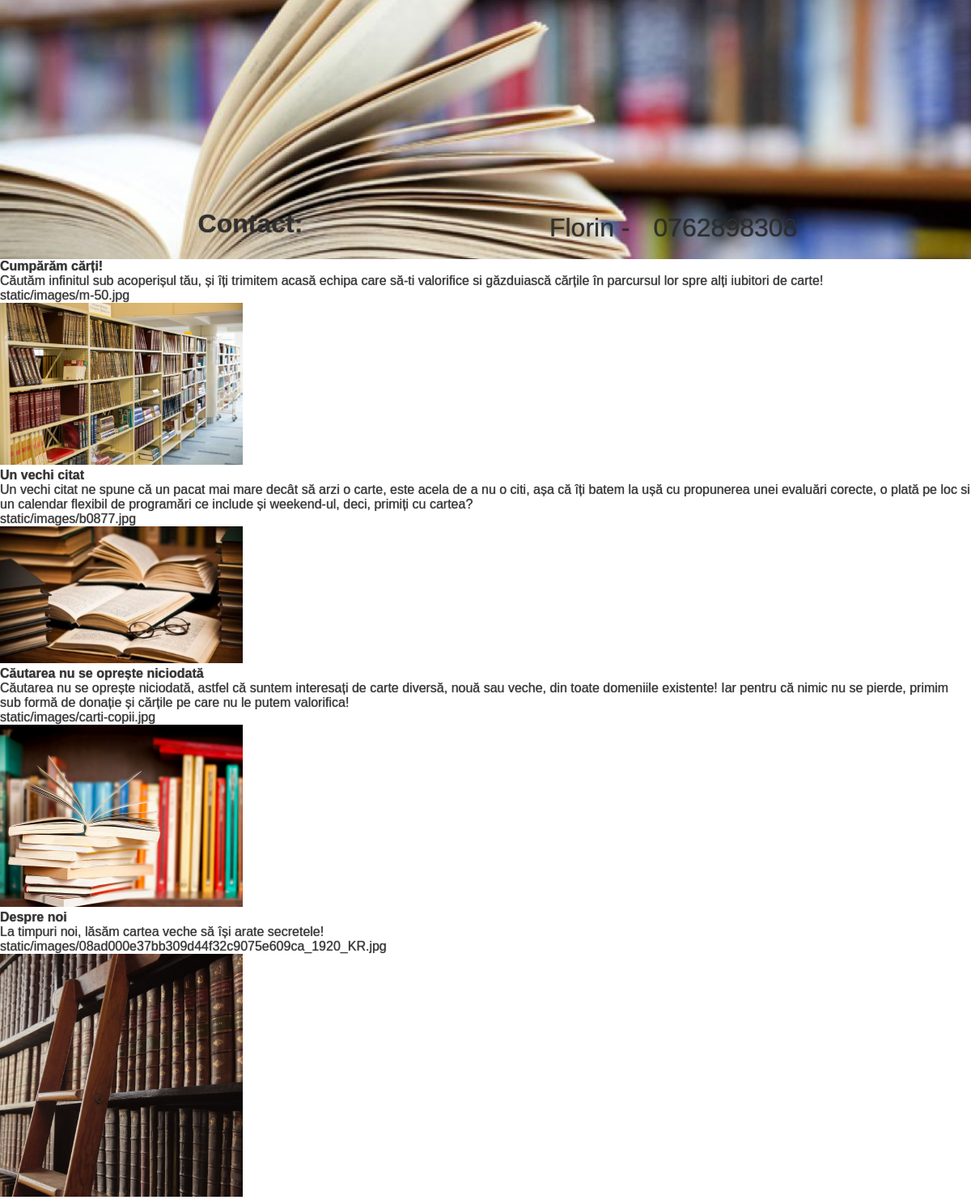
Before: / with the older database file.
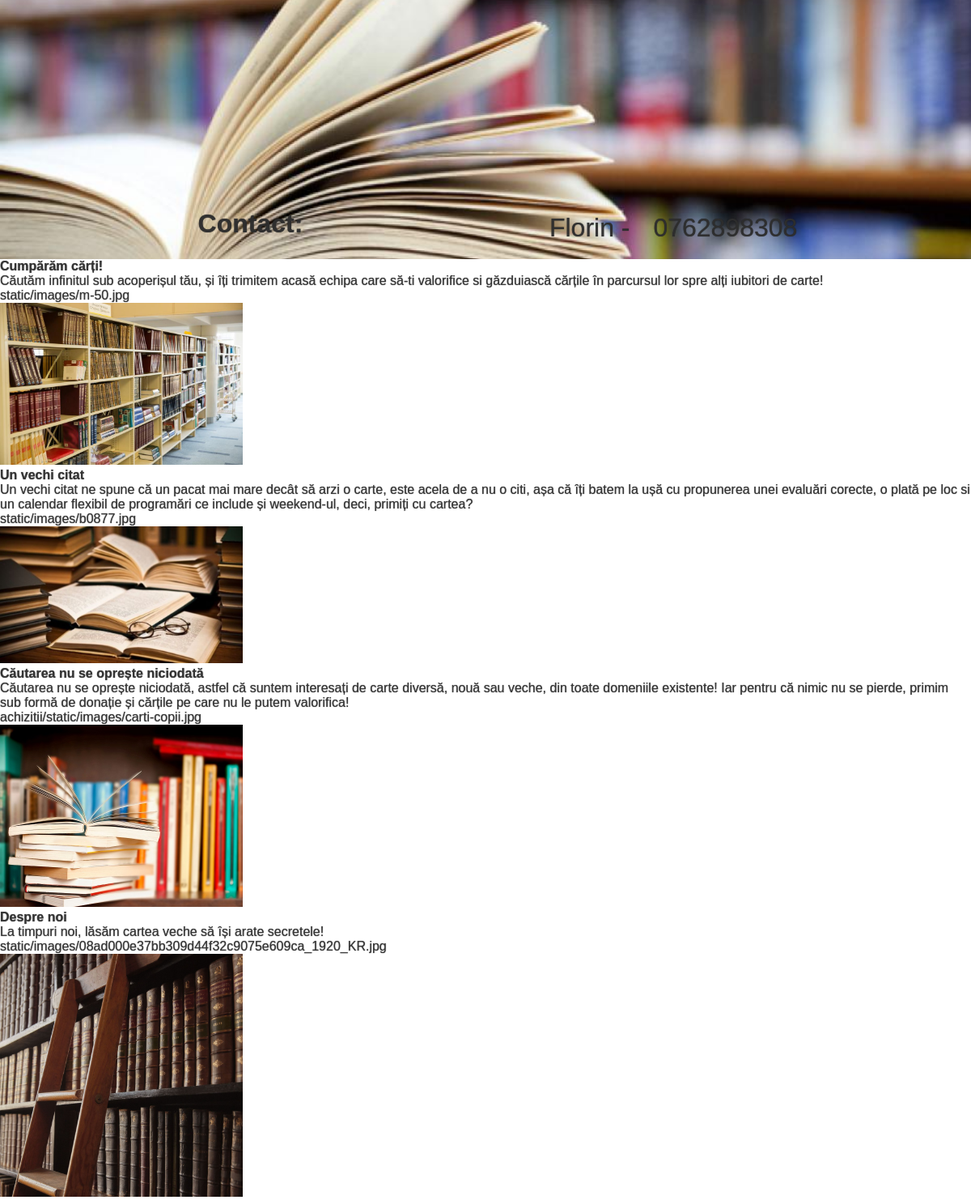
After: the same page with the newer database file.
### achizitii/models.py (models this page shows, shortened)
class Contact(models.Model):
    nume = models.CharField(max_length=50)
    tel = models.CharField(max_length=50)
    email = models.EmailField(None)
    slug = models.SlugField(unique=True)
    class Meta:
        db_table = ''
        managed = True
        verbose_name = 'Contact'
        verbose_name_plural = 'Contacte'

class Paragraf(models.Model):
    titlu = models.CharField(max_length=150)
    paragraf = models.TextField()
    slug = models.SlugField(unique=True)
    poza = models.ImageField(upload_to='achizitii/static/images', null=True)
    class Meta:
        db_table = ''
        managed = True
        verbose_name = 'Paragraf'
        verbose_name_plural = 'Paragrafe'

### achizitii/views.py (the view)
# urls.py: path('', view_index),
def view_index(request):
    context = {"paragrafe": Paragraf.objects.all(), "contacte": Contact.objects.all()}
    return render(request, "index.html", context)

### achizitii/templates/index.html (shortened to what this page needs)
<!DOCTYPE html>
{% load static %}
<html lang="en">
<head>
    <link rel="stylesheet" type="text/css" href="{% static 'css/main.css'%}" />
</head>
<body>
    <div id="header">
        <h1>Contact: </h1>
        {% for contact in contacte %}
            <p>{{contact.nume}} - <input type="button" value="{{contact.tel}}"></p>
        {% endfor %}
    </div>
    <div id="paragrafe">
        {% for paragraf in paragrafe %}
            <div id="paragraf">
                <H2>{{paragraf.titlu}}</H2>
                <p>{{paragraf.paragraf}}</p>
                <p>{{paragraf.poza}}</p>
                <img src="{{paragraf.poza}}" alt="none" hight="250px">
            </div>
        {% endfor %}
    </div>
</body>
</html>

### achizitii/static/css/main.css (style rules this page uses)
:root { --black:rgba(24, 24, 24, 0.836); --shadow: rgba(0, 0, 0, 0.479); --white_color: rgba(48, 48, 48, 0.856); --body_box_color: linear-gradient(0deg, rgb(243, 243, 243), 40%, rgb(219, 219, 219)); --b-box-shadow: 0 0 3px rgba(0, 0, 0, 0.705); --b-background-color: rgba(1, 36, 116, 0.579); --h-background-color: rgb(224, 232, 233); }
* { font-family: sans-serif; font-size: 12pt; font-style: unset; text-decoration: none; text-decoration-line: none; color: var(--white_color); text-shadow: 0 0 1px var(--black); margin: 0; padding: 0; }
img { width: 300px; }
#header { display: flex; flex-direction: row; gap: 5%; align-items: end; justify-content: space-evenly; width: 100%; height: 40vh; background-image: url("../top.jpg"); background-clip:padding-box; background-repeat: no-repeat; background-position: center; background-size: cover; }
#header h1 { font-size: xx-large; text-align: center; margin: 25px 50px; }
#header p { font-size: xx-large; }
#header input { font-size: xx-large; margin: 0 20px; margin-bottom: 20px; }
#header input { font-style: unset; border: none; background-color: transparent; cursor: pointer; transition: 100ms; }

Changed rows visible on the page:
changed Paragraf "Căutarea nu se oprește niciodată": poza "static/images/carti-copii.jpg" → "achizitii/static/images/carti-copii.jpg"
